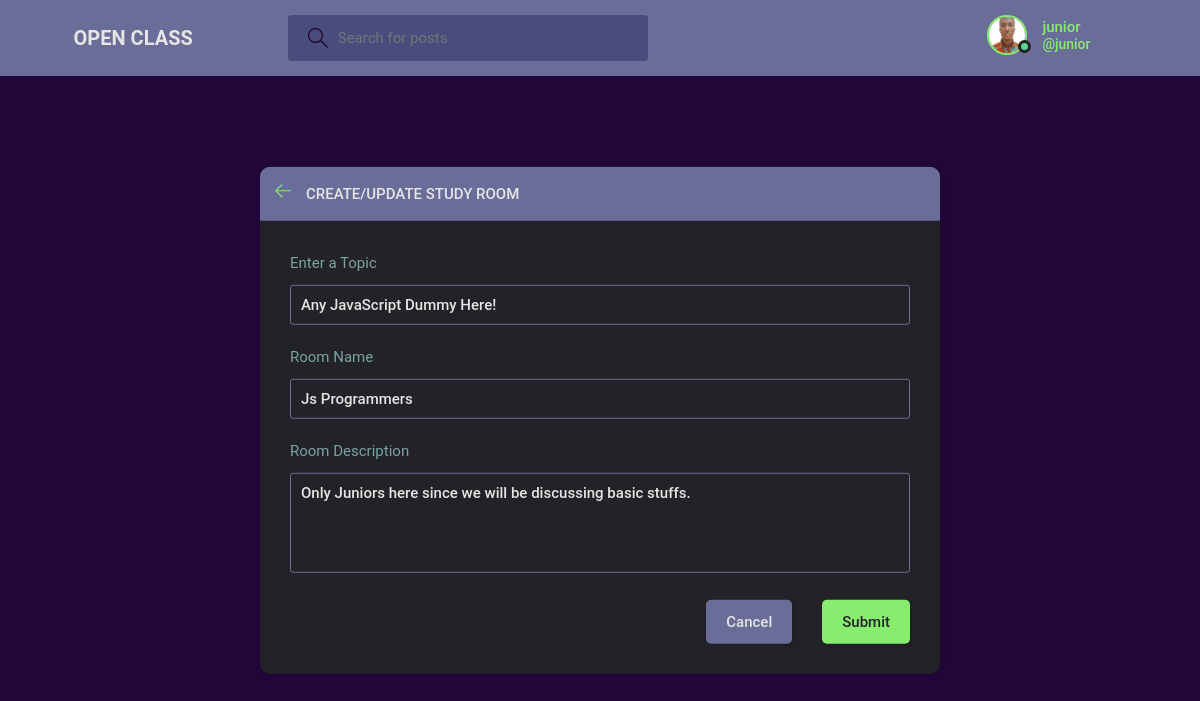
/update-room/23/ (signed in), run on the app's committed database.
### base/models.py (models this page shows, shortened)
class User(AbstractUser):
    name = models.CharField(max_length=200, null=True)
    email = models.EmailField(unique=True, null=True)
    bio = models.TextField(null=True)
    avatar = models.ImageField(null=True, default="avatar.svg")
    USERNAME_FIELD = 'username'
    REQUIRED_FIELDS = []

class Room(models.Model):
    host = models.ForeignKey(User, on_delete=models.SET_NULL, null=True)
    topic = models.ForeignKey(Topic, on_delete=models.SET_NULL, null=True)
    name = models.CharField(max_length=200)
    description = models.TextField(null=True, blank=True)
    participants = models.ManyToManyField(
        User, related_name='participants', blank=True)
    updated = models.DateTimeField(auto_now=True)
    created = models.DateTimeField(auto_now_add=True)
    class Meta:
        ordering = ['-updated', '-created']

class Topic(models.Model):
    name = models.CharField(max_length=200)

### base/views.py (the view, shortened to what this page needs)
# urls.py: path('update-room/<str:pk>/', views.updateRoom, name="update-room"),
@login_required(login_url='login')
def updateRoom(request, pk):
    room = Room.objects.get(id=pk)
    form = RoomForm(instance=room)
    topics = Topic.objects.all()
    if request.user != room.host:
        return HttpResponse('Your are not allowed here!!')
    context = {'form': form, 'topics': topics, 'room': room}
    return render(request, 'base/room_form.html', context)

### base/forms.py
class RoomForm(ModelForm):
    class Meta:
        model = Room
        fields = '__all__'
        exclude = ['host', 'participants']

### base/templates/base/room_form.html (shortened to what this page needs)
{% extends 'main.html' %}
{% block content %}
{% include 'navbar.html' %}
<main class="create-room layout">
  <div class="container">
    <div class="layout__box">
      <div class="layout__boxHeader">
        <div class="layout__boxTitle">
          <a href="{{request.META.HTTP_REFERER}}">
            <svg version="1.1" xmlns="http://www.w3.org/2000/svg" width="32" height="32" viewBox="0 0 32 32">
              <title>arrow-left</title>
              <path
                d="M13.723 2.286l-13.723 13.714 13.719 13.714 1.616-1.611-10.96-10.96h27.625v-2.286h-27.625l10.965-10.965-1.616-1.607z">
              </path>
            </svg>
          </a>
          <h3>Create/Update Study Room</h3>
        </div>
      </div>
      <div class="layout__body">
        <form class="form" action="" method="POST">
          <div class="form__group">
            <label for="room_topic">Enter a Topic</label>
            <input required type="text" value="{{room.topic.name}}" name="topic" list="topic-list" />
          </div>
          <div class="form__group">
            <label for="room_name">Room Name</label>
            {{form.name}}
          </div>
          <div class="form__group">
            <label for="room_description">Room Description</label>
            {{form.description}}
          </div>
          <div class="form__action">
            <a class="btn btn--dark" href="{{request.META.HTTP_REFERER}}">Cancel</a>
            <button class="btn btn--main" type="submit">Submit</button>
          </div>
        </form>
      </div>
    </div>
  </div>
</main>
{% endblock content %}

### templates/navbar.html (shortened to what this page needs)
{% load static %}
<header class="header header--loggedIn">
    <div class="container">
        <a href="{% url 'home' %}" class="header__logo">
            <h1>OPEN CLASS</h1>
        </a>
        <form class="header__search" method="GET" action="{% url 'home' %}">
            <label>
                <input name="q" placeholder="Search for posts" />
            </label>
        </form>
        <nav class="header__menu">
            {% if request.user.is_authenticated %}
            <div class="header__user">
                <a href="{% url 'update-user' %}">
                    <div class="avatar avatar--medium active">
                        <img src="{{request.user.avatar.url}}" />
                    </div>
                    <p>{{request.user.username}} <span>@{{request.user.username}}</span></p>
                </a>
                <button class="dropdown-button">
                    <svg version="1.1" xmlns="http://www.w3.org/2000/svg" width="32" height="32" viewBox="0 0 32 32">
                        <title>chevron-down</title>
                        <path d="M16 21l-13-13h-3l16 16 16-16h-3l-13 13z"></path>
                    </svg>
                </button>
            </div>
            {% else %}
            <a href="{% url 'login' %}">
                <img src="{% static 'images/avatar.svg' %}" />
                <p>Login</p>
            </a>
            {% endif %}
        </nav>
    </div>
</header>

### data on the page
User: user.avatar (picture), user.username "junior"
Room: topic "Any JavaScript Dummy Here!", name "Js Programmers", description "Only Juniors here since we will be discussing basic stuffs."
